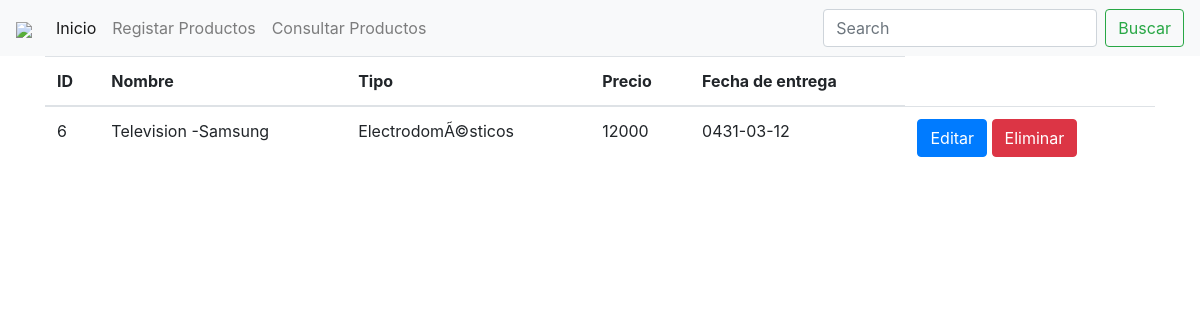
Page /resultadoBusqueda.php?termino=Television -Samsung on the committed database.
### tables this page shows
CREATE TABLE `productos` (
  `id` int(11) NOT NULL,
  `nombre` varchar(100) NOT NULL,
  `tipo` varchar(100) NOT NULL,
  `precio` int(11) NOT NULL,
  `fecha_entrega` date NOT NULL
);

### resultadoBusqueda.php (the view, shortened to what this page needs)
<!DOCTYPE html>
<html lang="en">
<head>
    <link rel="stylesheet" href="css/bootstrap.css">
</head>
<body>
    <?php
        include 'conexion.php';
        include 'menu.php';
    ?>
        <div class="container">
        <div class="row">
        <div class="col-12">
    <?php
        if($_GET["termino"] == ""){
    ?>
        <br>
        <div class="alert alert-danger">No existen ningun producto registrado </div><br><br>
        <a href="consultarDatos.php">Regresar</a>
    <?php } else {
        $sql = "SELECT * from productos WHERE nombre LIKE '%" . $_GET["termino"] . "%'";
        $productos = $conexion->query($sql);
        if($productos->num_rows == 0) {
            echo "<br><div class='alert alert-danger'>No existen ningun producto registrado</div><br><br>";
        } else {
    ?>
        <table class="table table-hover">
            <thead>
                <th>ID</th>
                <th>Nombre</th>
                <th>Tipo</th>
                <th>Precio</th>
                <th>Fecha de entrega</th>
            </thead>
            <tbody>
                <?php while($row = $productos->fetch_assoc()) { ?>
                    <tr>
                        <td><?php echo $row["id"]; ?></td>
                        <td><?php echo $row["nombre"]; ?></td>
                        <td><?php echo $row["tipo"]; ?></td>
                        <td><?php echo $row["precio"]; ?></td>
                        <td><?php echo $row["fecha_entrega"]; ?></td>
                        <td>
                            <a href="actualizarRegistro.php?id=<?php echo $row["id"]; ?>" class="btn btn-primary">Editar</a>
                            <a href="eliminarRegistro.php?id=<?php echo $row["id"]; ?>" class="btn btn-danger">Eliminar</a>
                        </td>
                    </tr>
                <?php } ?>
            </tbody>
        </table>
    <?php } } ?>
                </div></div></div>
</body>
</html>

### rows in the picture
productos: id "6", nombre "Television -Samsung", tipo "ElectrodomÃ©sticos", precio "12000", fecha_entrega "0431-03-12"
